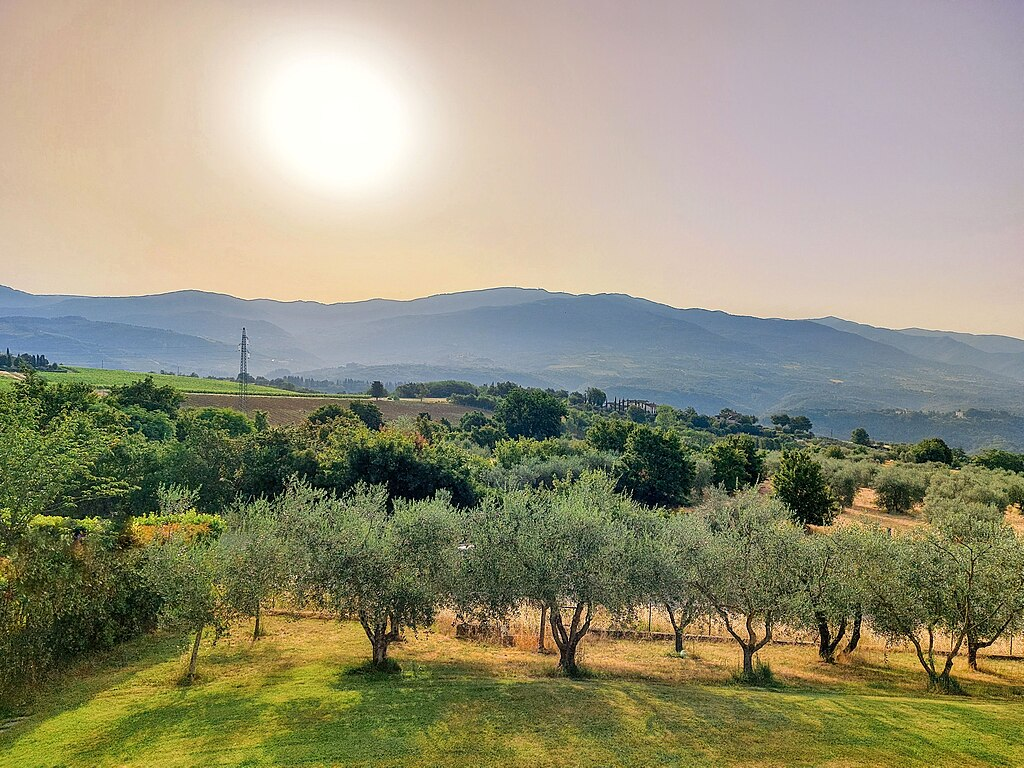
#> input picture Sashank_240725/week2_assignment/image.jpg, 1024 x 768 px, given in place of luffy.jpg, which was not available
$ jupyter execute --allow-errors 'Assignment 3.ipynb'   (older library calls are emulated)   (text cells are left out)
#> lines starting #> are read from the running program, lines starting #| are printed output that depends on the picture; after the words box and inside, x2 and y2 are one past the last pixel; in counts of white or black regions, pixels touching at a corner belong together; pictures that were not available may be replaced by others from this repository, and a replacement may not be noted
[cell 1]
# Write Your code here.
import cv2
import numpy as np
import matplotlib.pyplot as plt
def combine_img(img_path):
#> called with img_path = 'E:\\luffy.jpg'
    src_img = cv2.imread(img_path)
#> src_img is the input picture: shape (768, 1024, 3); mean B, G, R 121.2, 146.6, 149.9
    resize_img = cv2.resize(src_img,(1200,720))
    src_img_rgb = cv2.cvtColor(resize_img,cv2.COLOR_BGR2RGB)
    Canny_img = cv2.Canny(resize_img,100,200)
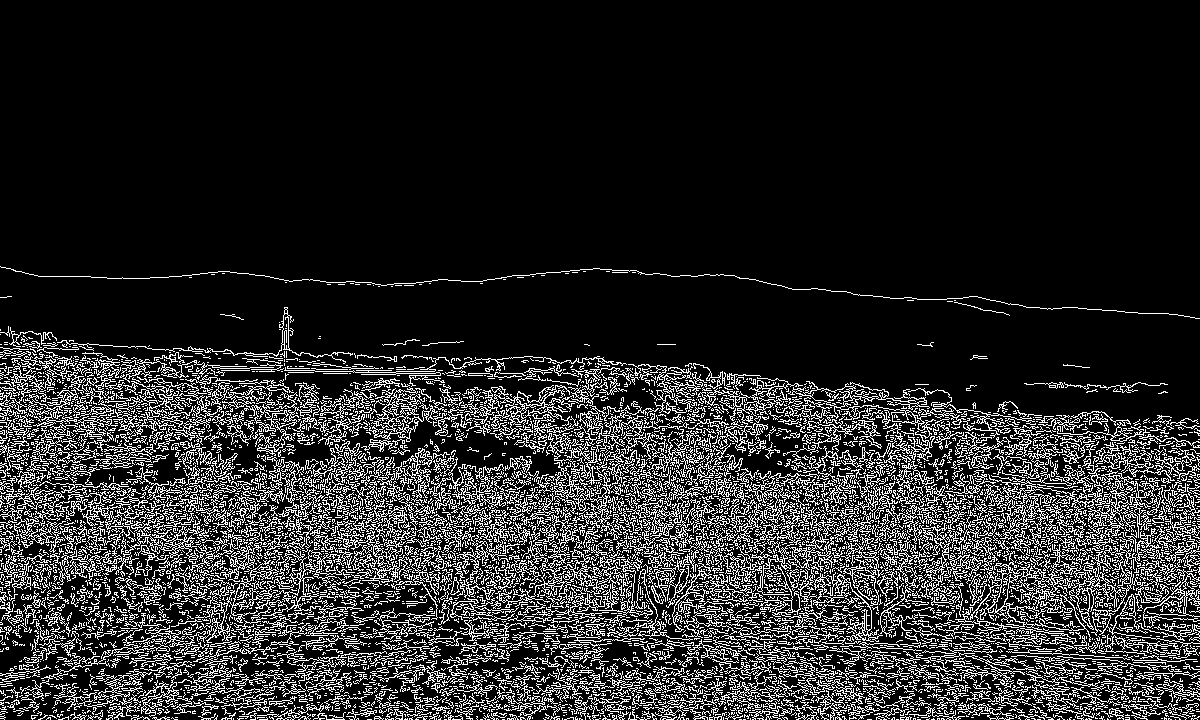
#> Canny_img: shape (720, 1200); 15.9% white in thin lines or dots, all inside (x1, y1, x2, y2) = (0, 266, 1200, 720)
    #plotting org img
    plt.subplot(1,2,1)
    plt.imshow(src_img_rgb)
    plt.title('Org img')
    plt.axis('off')
    #plotting canny img
    plt.subplot(1,2,2)
    plt.imshow(Canny_img , cmap = 'gray')
    plt.title('Canny img')
    plt.axis('off')
    plt.show()
#enter img path below
img_path = "E:\\luffy.jpg"
img = combine_img(img_path)
img

[cell 2]
# Write Your code here.
import cv2
import numpy as np
import matplotlib.pyplot as plt
def face_detect(img_path):
#> called with img_path = 'E:\\jack.jpg'
    face_cascade = cv2.CascadeClassifier(cv2.data.haarcascades+'haarcascade_frontalface_default.xml')
    eye_cascade = cv2.CascadeClassifier(cv2.data.haarcascades+'haarcascade_eye.xml')
    color_img = cv2.imread(img_path)
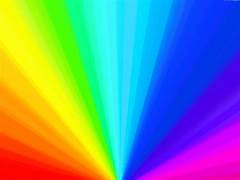
#> input picture BoddupallyUthamTejaSree_240280/Week 2/colourful.jpg, 240 x 180 px, given in place of jack.jpg, which was not available
#> color_img is the input picture: shape (180, 240, 3); mean B, G, R 148.5, 141, 113.2
    #converting to gray img
    gray_img = cv2.cvtColor(color_img,cv2.COLOR_BGR2GRAY)
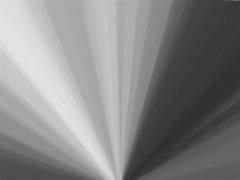
#> gray_img: shape (180, 240); min 44, max 228, mean 133.5
    #rect around face
    faces = face_cascade.detectMultiScale(gray_img ,1.3,3)
#> faces = ()
    x,y,w,h = faces[0]
    rect_face = cv2.rectangle(color_img,(x,y),(x+w,y+h),[0,255,0],2)
    #rect around eyes
    eyes = eye_cascade.detectMultiScale(gray_img,1.3,5)
    for ex,ey,ew,eh in eyes:
        rect = cv2.rectangle(color_img,(ex,ey),(ex+ew,ey+eh),[255,0,0],2)
    color_img_rgb = cv2.cvtColor(color_img,cv2.COLOR_BGR2RGB)
    plt.imshow(color_img_rgb)
    plt.axis('off')
    plt.title('Output img')
    plt.show()
#enter img path below
img_path = "E:\\jack.jpg"
#> (the rest of this cell did not finish here and is left out)

[cell 3]
# Write Your code here.
def crop_face(img_path):
#> called with img_path = 'E:\\jack.jpg'
    face_cascade = cv2.CascadeClassifier(cv2.data.haarcascades+'haarcascade_frontalface_default.xml')
    color_img = cv2.imread(img_path)
    #converting to grayscale img
    gray_img = cv2.cvtColor(color_img,cv2.COLOR_BGR2GRAY)
    #rect around face
    faces = face_cascade.detectMultiScale(gray_img,1.3,3)
#> faces = ()
    if faces.shape[0] == 1:
        x,y,w,h = faces[0]
        rect_face = cv2.rectangle(color_img,(x,y),(x+w,y+h),[255,0,0],2)
        face_img = cv2.cvtColor(color_img[y:y+h,x:x+w],cv2.COLOR_BGR2RGB)
        plt.imshow(face_img)
        plt.title('Cropped img')
        plt.axis('off')
        plt.show()
    else:
        print('No or multiple faces detected!!!')
#enter img path below
img_path = "E:\\jack.jpg"
#> (the rest of this cell did not finish here and is left out)

[cell 4]
# Write Your code here.
def ORB_detect(img_path1,img_path2):
    #read imgs
#> called with img_path1 = 'E:\\jack.jpg', img_path2 = 'E:\\jack1.jpg'
    img1 = cv2.imread(img_path1)
    img2 = cv2.imread(img_path2)
    #convert to grayscale img
    gray_img1 = cv2.cvtColor(img1,cv2.COLOR_BGR2GRAY)
    gray_img2 = cv2.cvtColor(img2,cv2.COLOR_BGR2GRAY)
    #ORB detector
    orb = cv2.ORB_create()
    #keypoints and descriptors
    kp1,des1 = orb.detectAndCompute(gray_img1,None)
#> kp1 = (); des1 = None
    kp2,des2 = orb.detectAndCompute(gray_img2,None)
#> kp2 = (); des2 = None
    #Matching
    matcher = cv2.BFMatcher()
    matches = matcher.match(des1,des2)
#> matches = ()
    #drawing
    final_img = cv2.drawMatches(img1,kp1,img2,kp2,matches[:100],None)
    output_img = cv2.cvtColor(final_img,cv2.COLOR_BGR2RGB)
    plt.imshow(output_img)
    plt.title('final_img')
    plt.axis('off')
    plt.show()
img_path1,img_path2 = "E:\\jack.jpg" , "E:\\jack1.jpg"
img = ORB_detect(img_path1,img_path2)
img

[cell 5]
# Write Your code here.
def Blur_img(img_path):
#> called with img_path = 'E:\\luffy.jpg'
    img = cv2.imread(img_path)
    rgb_img = cv2.cvtColor(img,cv2.COLOR_BGR2RGB)
    blur_img = cv2.GaussianBlur(img,(7,7),cv2.BORDER_DEFAULT)
    rgb_blur = cv2.cvtColor(blur_img,cv2.COLOR_BGR2RGB)
    #plotting org img
    plt.subplot(1,2,1)
    plt.imshow(rgb_img)
    plt.title('Org img')
    plt.axis('off')
    #plotting blur img
    plt.subplot(1,2,2)
    plt.imshow(rgb_blur , cmap = 'gray')
    plt.title('Blur img')
    plt.axis('off')
    plt.show()
img_path = "E:\\luffy.jpg"
blur = Blur_img(img_path)
blur

[cell 6]
# Write Your code here.
import cv2
import numpy as np
import matplotlib.pyplot as plt
def pyramid_transform(image, levels):
#> called with levels = 7
    gaussian_pyramid = [image]

    for i in range(1, levels):
        image = cv2.pyrDown(image)
        gaussian_pyramid.append(image)
#> after the loop, gaussian_pyramid = 7 items

    laplacian_pyramid = []
    for i in range(levels - 1, 0, -1):
        expanded = cv2.pyrUp(gaussian_pyramid[i])

        if expanded.shape != gaussian_pyramid[i-1].shape:
            expanded = cv2.resize(expanded, (gaussian_pyramid[i-1].shape[1], gaussian_pyramid[i-1].shape[0]))

        laplacian = cv2.subtract(gaussian_pyramid[i-1], expanded)
        laplacian_pyramid.append(laplacian)
#> after the loop, laplacian_pyramid = 6 items

    plt.figure(figsize=(12, 6))

    plt.subplot(1, 2, 1)
    for i, img in enumerate(gaussian_pyramid):
        plt.imshow(cv2.cvtColor(img, cv2.COLOR_BGR2RGB))
        plt.title(f"Gaussian Level {i}")
        plt.axis('off')
        plt.show()
#> this loop made 7 passes

    plt.subplot(1, 2, 2)
    for i, img in enumerate(laplacian_pyramid):
        plt.imshow(cv2.cvtColor(img, cv2.COLOR_BGR2RGB))
        plt.title(f"Laplacian Level {i}")
        plt.axis('off')
        plt.show()
#> this loop made 6 passes
#> pass 1, in pyramid_transform, `plt.show()`:
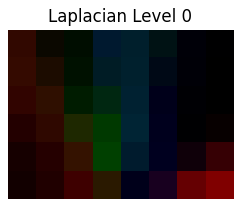
#> figure drawn by matplotlib, 1 panel

image = cv2.imread("E:\\jack.jpg")
pyramid_transform(image, 7)

[cell 7]
# Write Your code here.
def harriscorner(img_path1,img_path2,block_size,k_size):
    #read imgs
#> called with img_path1 = 'E:\\jack.jpg', img_path2 = 'E:\\jack1.jpg', block_size = 2, k_size = 3
    img1 = cv2.imread(img_path1)
    img2 = cv2.imread(img_path2)
    #convert to grayscale img
    gray_img1 = cv2.cvtColor(img1,cv2.COLOR_BGR2GRAY)
    gray_img2 = cv2.cvtColor(img2,cv2.COLOR_BGR2GRAY)
    #converting to float type
    float1 = np.float32(gray_img1)
    float2 = np.float32(gray_img2)
    #detecting corners
    corner1 = cv2.cornerHarris(gray_img1,block_size,k_size,0.04)
    corner2 = cv2.cornerHarris(gray_img2,block_size,k_size,0.04)
    #dilating
    corner1 = cv2.dilate(corner1,None)
    corner2 = cv2.dilate(corner2,None)
    #drawing rectangle
    img1[corner1>0.01*corner1.max()] = [0,255,0]
#> img1: shape (180, 240, 3); 1.97% of pixels changed, all inside (x1, y1, x2, y2) = (0, 0, 240, 180)
    img2[corner2>0.01*corner2.max()] = [255,0,0]
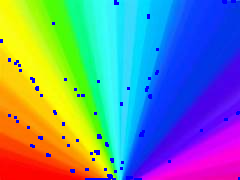
#> img2: shape (180, 240, 3); 1.97% of pixels changed, all inside (x1, y1, x2, y2) = (0, 0, 240, 180)
    rgb_img1 = cv2.cvtColor(img1,cv2.COLOR_BGR2RGB)
    rgb_img2 = cv2.cvtColor(img2,cv2.COLOR_BGR2RGB)
    #plotting img1
    plt.subplot(1,2,1)
    plt.imshow(rgb_img1)
    plt.axis('off')
    plt.title('output_img1')
    plt.show()
    #plotting img2
    plt.subplot(1,2,2)
    plt.imshow(rgb_img2)
    plt.axis('off')
    plt.title('output_img2')
    plt.show()
img_path1,img_path2 = "E:\\jack.jpg" , "E:\\jack1.jpg"
block_size = 2
k_size = 3
img = harriscorner(img_path1,img_path2,block_size,k_size)
img

[cell 8]
# Write Your code here.
import cv2
def SIFT_detect(img_path):
    #read imgs
    img1 = cv2.imread(img_path1)
    img2 = cv2.imread(img_path2)
    #convert to grayscale img
    gray_img1 = cv2.cvtColor(img1,cv2.COLOR_BGR2GRAY)
    gray_img2 = cv2.cvtColor(img2,cv2.COLOR_BGR2GRAY)
    #SIFT detector
    sift = cv2.SIFT_create()
    #keypoints and descriptors
    kp1,des1 = sift.detectAndCompute(gray_img1,None)
    kp2,des2 = sift.detectAndCompute(gray_img2,None)
    #Matching
    matcher = cv2.BFMatcher()
    matches = matcher.match(des1,des2)
    #drawing
    final_img = cv2.drawMatches(img1,kp1,img2,kp2,matches[:100],None)
    output_img = cv2.cvtColor(final_img,cv2.COLOR_BGR2RGB)
    plt.imshow(output_img)
    plt.title('final_img')
    plt.axis('off')
    plt.show()
img_path1,img_path2 = "E:\\jack.jpg" , "E:\\jack1.jpg"
img = ORB_detect(img_path1,img_path2)
img

[cell 9]
# Write Your code here.
def ORB_detect(img_path1,img_path2):
    #read imgs
#> called with img_path1 = 'E:\\jack.jpg', img_path2 = 'E:\\jack1.jpg'
    img1 = cv2.imread(img_path1)
    img2 = cv2.imread(img_path2)
    #convert to grayscale img
    gray_img1 = cv2.cvtColor(img1,cv2.COLOR_BGR2GRAY)
    gray_img2 = cv2.cvtColor(img2,cv2.COLOR_BGR2GRAY)
    #ORB detector
    orb = cv2.ORB_create()
    #keypoints and descriptors
    kp1,des1 = orb.detectAndCompute(gray_img1,None)
#> kp1 = (); des1 = None
    kp2,des2 = orb.detectAndCompute(gray_img2,None)
#> kp2 = (); des2 = None
    #Matching
    matcher = cv2.BFMatcher()
    matches = matcher.match(des1,des2)
#> matches = ()
    #drawing
    final_img = cv2.drawMatches(img1,kp1,img2,kp2,matches[:100],None)
    output_img = cv2.cvtColor(final_img,cv2.COLOR_BGR2RGB)
    plt.imshow(output_img)
    plt.title('final_img')
    plt.axis('off')
    plt.show()
img_path1,img_path2 = "E:\\jack.jpg" , "E:\\jack1.jpg"
img = ORB_detect(img_path1,img_path2)
img

[cell 10]
# Write Your code here.
def FAST_corner(img_path):
#> called with img_path = 'E:\\jack.jpg'
    color_img = cv2.imread(img_path)
    #converting to grayscale img
    gray_img = cv2.cvtColor(color_img,cv2.COLOR_BGR2GRAY)
    #FAST corner
    fast = cv2.FastFeatureDetector_create()
    #detecting keypoints
    kp = fast.detect(gray_img,None)
#> kp = ()
#> the answer given: 3
#> the answer given: 100
#> the answer given: 100
    #drawing keypoints
    img_kp = cv2.drawKeypoints(color_img,kp,None,[0,255,0])
    final_img = cv2.cvtColor(img_kp,cv2.COLOR_BGR2RGB)
    #displaying image
    plt.imshow(final_img)
    plt.axis('off')
    plt.title('Final img')
    plt.show()
#enter the img path below
img_path = "E:\\jack.jpg"
img = FAST_corner(img_path)
img

[cell 11]
# Write Your code here.
import cv2
import numpy as np
import matplotlib.pyplot as plt
def gaussian_kernel(sigma):
    sigma = float(sigma)
    kernel = np.fromfunction(
        lambda x, y: (1/ (2 * np.pi * sigma ** 2)) *
                     np.exp(- ((x - 2) * 2 + (y - 2) * 2) / (2 * sigma ** 2)),
        (5, 5)
    )
    return kernel / np.sum(kernel)

def apply_gaussian_filter(img, kernel):
    img_array = np.array(img)
    output_array = np.zeros(img_array.shape, dtype=np.float32)
    for i in range(0,img_array.shape[0]-4):
        for j in range(0, img_array.shape[1]-4):
            sub_array = img_array[i:i+5 , j:j+5]
            value = np.sum(sub_array*kernel)
            output_array[i,j] = value
    return output_array

def gradient_magnitude_and_direction(img):
    img_array = np.array(img)
    sobel_x = np.array([[-1, 0, 1],
                        [-2, 0, 2],
                        [-1, 0, 1]])
    sobel_y = np.array([[-1, -2, -1],
                        [0, 0, 0],
                        [1, 2, 1]])

    sobel_x_applied = np.zeros(img_array.shape, dtype=np.float32)
    for k in range(0, 3):
        for i in range(0,img_array.shape[0] - 2):
            for j in range(0, img_array.shape[1] - 2):
                sub_array = img_array[i:i+3 , j:j+3]
                value = np.sum(sub_array*sobel_x)
                sobel_x_applied[i,j] = value
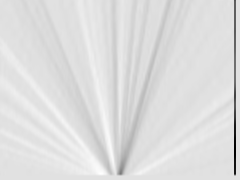
#> sobel_x_applied: shape (180, 240) float32; min -404, max 53.62, mean -5.4; drawn with min black and max white

    sobel_y_applied = np.zeros(img_array.shape, dtype=np.float32)
    for k in range(0, 3):
        for i in range(0,img_array.shape[0] - 2):
            for j in range(0, img_array.shape[1] - 2):
                sub_array = img_array[i:i+3 , j:j+3]
                value = np.sum(sub_array*sobel_y)
                sobel_y_applied[i,j] = value
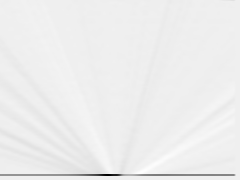
#> sobel_y_applied: shape (180, 240) float32; min -820.1, max 53.9, mean -6.5; drawn with min black and max white

    magnitude = np.sqrt(sobel_x_applied**2 + sobel_y_applied**2)
    direction = np.arctan2(sobel_x_applied,sobel_y_applied) * (180.0 / np.pi)
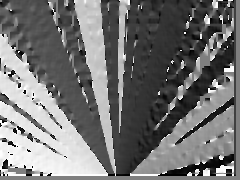
#> direction: shape (180, 240) float32; min -180, max 180, mean -15.9; drawn with min black and max white

    direction = np.around(direction / 45) * 45
    return magnitude, direction

def non_maximum_suppression(magnitude, direction):
    m, n = magnitude.shape
#> m = 180; n = 240
    output = np.zeros_like(magnitude)

    for i in range(1, m-1):
        for j in range(1, n-1):
            angle = direction[i, j]
            if (angle == 0):
                if (magnitude[i, j] >= magnitude[i, j-1]) and (magnitude[i, j] >= magnitude[i, j+1]):
                    output[i, j] = magnitude[i, j]
            elif (angle == 45):
                if (magnitude[i, j] >= magnitude[i-1, j+1]) and (magnitude[i, j] >= magnitude[i+1, j-1]):
                    output[i, j] = magnitude[i, j]
            elif (angle == 90):
                if (magnitude[i, j] >= magnitude[i-1, j]) and (magnitude[i, j] >= magnitude[i+1, j]):
                    output[i, j] = magnitude[i, j]
            elif (angle == 135):
                if (magnitude[i, j] >= magnitude[i-1, j-1]) and (magnitude[i, j] >= magnitude[i+1, j+1]):
                    output[i, j] = magnitude[i, j]
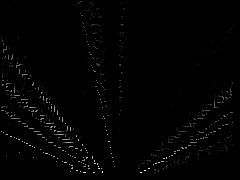
#> output: shape (180, 240) float32; min 0, max 63.28, mean 0.6; drawn with min black and max white

    return output

def hysteresis_thresholding(magnitude, low_threshold, high_threshold):
#> called with low_threshold = 100, high_threshold = 100
    m, n = magnitude.shape
#> m = 180; n = 240
    edges = np.zeros_like(magnitude)

    strong_edges = magnitude > high_threshold
#> strong_edges: shape (180, 240) bool; every value is 0
    weak_edges = (magnitude >= low_threshold) & (magnitude <= high_threshold)

    edges[strong_edges] = 1

    for i in range(1, m-1):
        for j in range(1, n-1):
            if weak_edges[i, j]:
                if np.any(strong_edges[i-1:i+2, j-1:j+2]):
                    edges[i, j] = 1
#> edges: shape (180, 240) float32; every value is 0

    return edges

def canny_edge_detection(img, low_threshold, high_threshold, sigma):
    kernel = gaussian_kernel(sigma)
    smoothed_image = apply_gaussian_filter(img, kernel)

    magnitude, direction = gradient_magnitude_and_direction(smoothed_image)

    suppressed_image = non_maximum_suppression(magnitude, direction)

    edges = hysteresis_thresholding(suppressed_image, low_threshold, high_threshold)

    return edges

img_path = "E:\\jack.jpg"
img = cv2.imread(img_path,cv2.IMREAD_GRAYSCALE)
sigma = float(input('Enter sigma  value: '))
low_threshold = int(input('Enter lower threshold: '))
high_threshold = int(input('Enter upper threshold'))

canny_edge_detected_img = canny_edge_detection(img, low_threshold, high_threshold, sigma)
canny_edge_detected_img = np.uint8(canny_edge_detected_img)
plt.imshow(canny_edge_detected_img , cmap = 'gray')
plt.axis('off')
plt.show()

[cell 12]
# Write Your code here.
import cv2
import numpy as np
import matplotlib.pyplot as plt
def multi_scale_detect(img,sigmas):
    LoG_detect_img = []
    for sigma in sigmas:
        size = int(6*sigma+1) | 1
        blur_img = cv2.GaussianBlur(img,(size,size),sigma)
        LoG_img = cv2.Laplacian(blur_img,cv2.CV_64F)
        LoG_normalize = cv2.normalize(LoG_img,None,0,255,cv2.NORM_MINMAX)
        LoG_detect_img.append(LoG_normalize.astype(np.uint8))
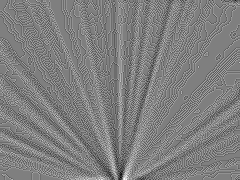
#> LoG_img: shape (180, 240) float64; min -7, max 7, mean 0.000347; drawn with min black and max white
#> blur_img: shape (180, 240)
#> after the loop, LoG_detect_img = 6 items
    return LoG_detect_img
img = cv2.imread(img_path,cv2.IMREAD_GRAYSCALE)
sigmas = [1,1.2,1.4,1.6,1.8,2.0]
images = multi_scale_detect(img,sigmas)
#> images = 6 items
plt.figure(figsize=(15, 10))
for i,(sigma,image) in enumerate(zip(sigmas,images)):
    plt.subplot(2, 3, i + 1)
    plt.title(f'Sigma: {sigma}')
    plt.imshow(image, cmap='gray')
    plt.axis('off')
#> this loop made 6 passes
#> sigma on passes 1 to 6: 1, 1.2, 1.4, 1.6, 1.8, 2
plt.show()
